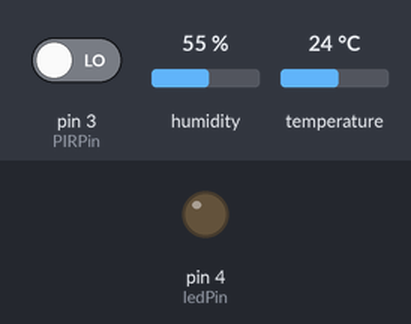
This sketch was run on a simulated Arduino Uno, built with avr-gcc and run on an emulated ATmega328P. On the bench: output pins drawn as LEDs (lit = HIGH). The test bench sets the inputs (shaded band); at power-on: pin 3 (PIRPin) LOW, humidity 55 %, temperature 24 °C. What the sketch prints to the serial monitor is not drawn.

Above: at 1.2 s.
1.3 s: pin 3 (PIRPin) driven HIGH
At 1.6 s:
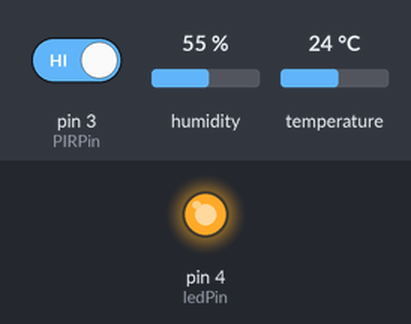
2.8 s: pin 3 (PIRPin) driven LOW
At 4.1 s:
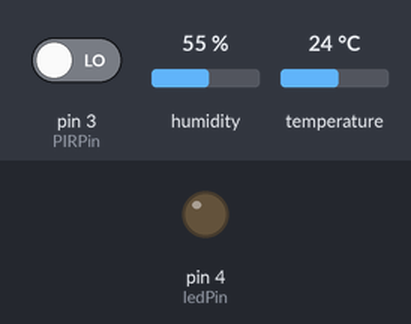
Timing chart, 0 to 5.8 s (numbered marks = the images above; inputs shaded):
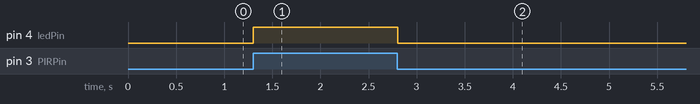

The sketch:

DHT_PIR.ino
```cpp
// Example testing sketch for various DHT humidity/temperature sensors
// Written by ladyada, public domain

#include "DHT.h"

#define DHTPIN 2     // what digital pin we're connected to
#define ledPin 4
#define PIRPin 3

#define DHTTYPE DHT22   // DHT 22  (AM2302), AM2321

DHT dht(DHTPIN, DHTTYPE);

String output;
int pirTime;

unsigned long startTime;

unsigned long pirStartTime;

int modifier;

int cycles = 0;

void setup() {
  Serial.begin(9600);
  pinMode(ledPin,OUTPUT);
  pinMode(PIRPin,INPUT);
  dht.begin();

  pirTime = 0;
  startTime = 0;
  pirStartTime = 0;
  modifier = 0;
}

void loop() {


  readPir();
  delay(10);

  if((millis()-startTime) >= 8000){

    output = readTemp() +"-"+ (String)pirTime;


    Serial.println(output);

    pirTime = 0;
    startTime = millis();
  }


}

String readTemp(){

  // Reading temperature or humidity takes about 250 milliseconds!
  // Sensor readings may also be up to 2 seconds 'old' (its a very slow sensor)
  float h = dht.readHumidity();
  // Read temperature as Celsius (the default)
  float t = dht.readTemperature();
  // Read temperature as Fahrenheit (isFahrenheit = true)
  float f = dht.readTemperature(true);

  // Check if any reads failed and exit early (to try again).
  if (isnan(h) || isnan(t) || isnan(f)) {
    Serial.println("-1");
    return;
  }

  float hif = dht.computeHeatIndex(f, h);
  String hifStr = (String)hif;
  return hifStr;
}

void readPir(){

  if(digitalRead(PIRPin)){
    pirStartTime = millis();
    digitalWrite(ledPin,HIGH);
    pirTime++;
  }else{
    digitalWrite(ledPin,LOW);
  }

}
```

Measured:
- after the input at 1.3 s, pin 4 (ledPin): LOW → HIGH at once
- after the input at 2.8 s, pin 4 (ledPin): HIGH → LOW at once
